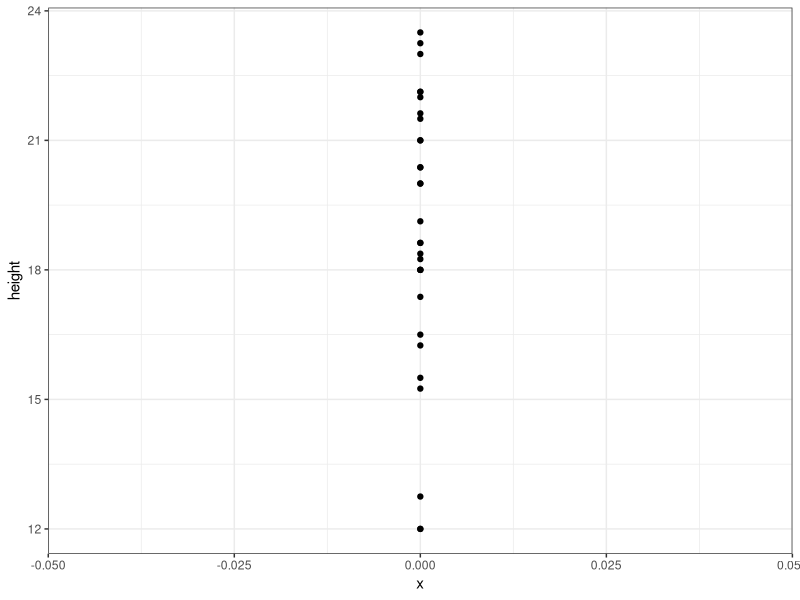
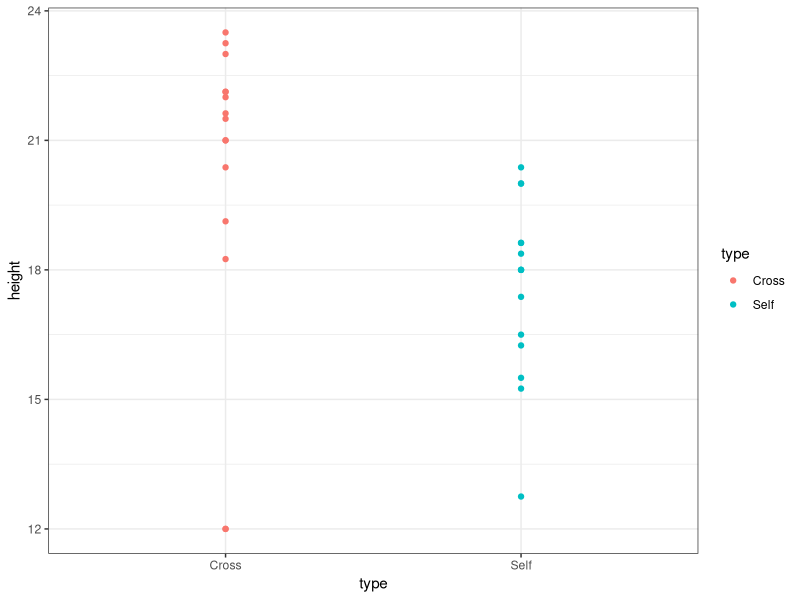
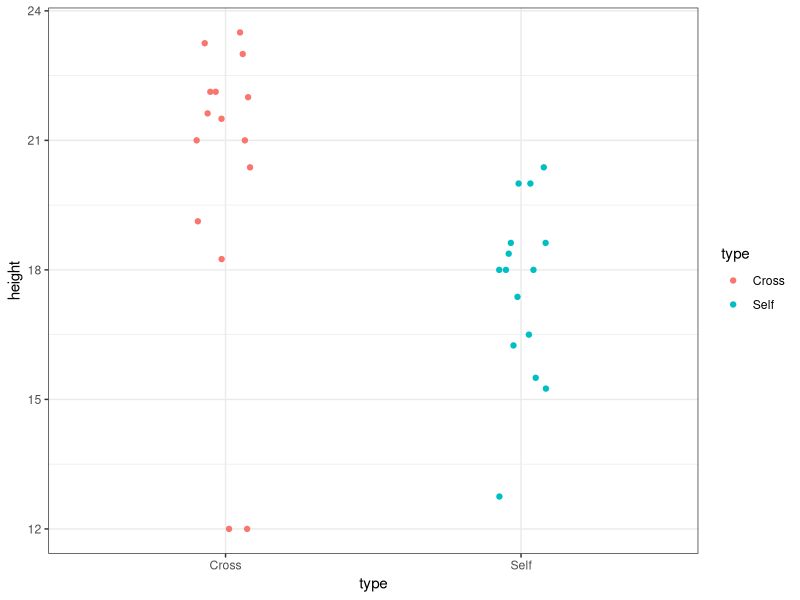
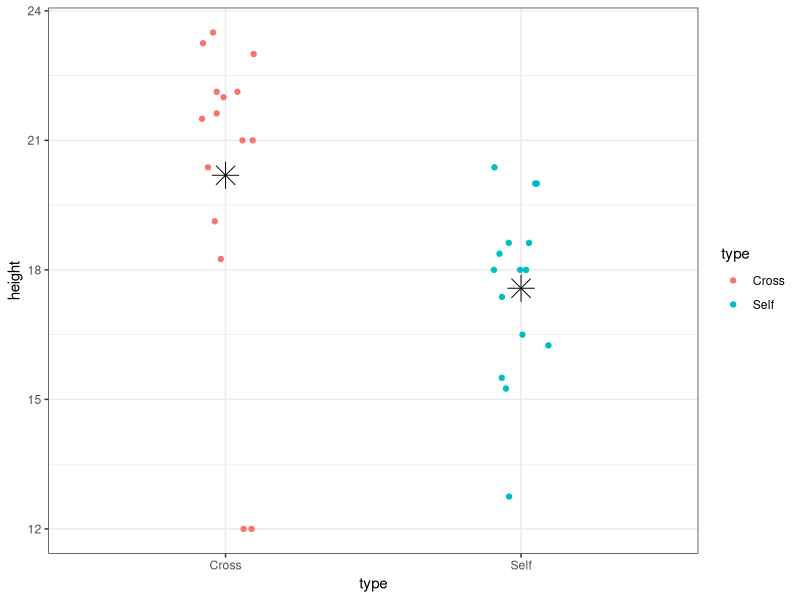
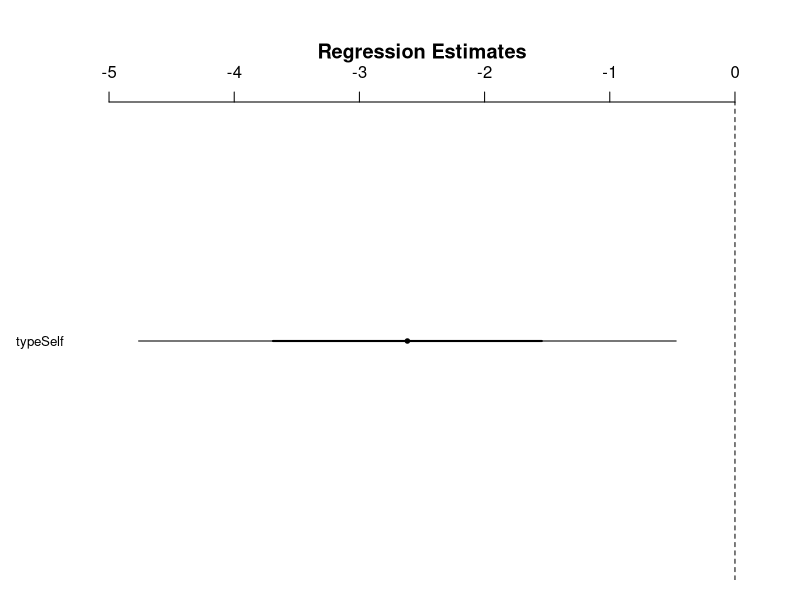
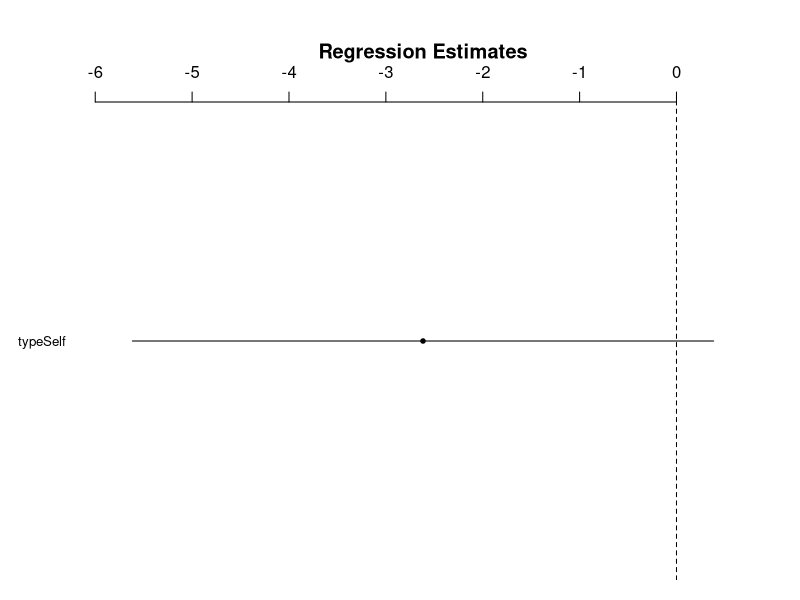
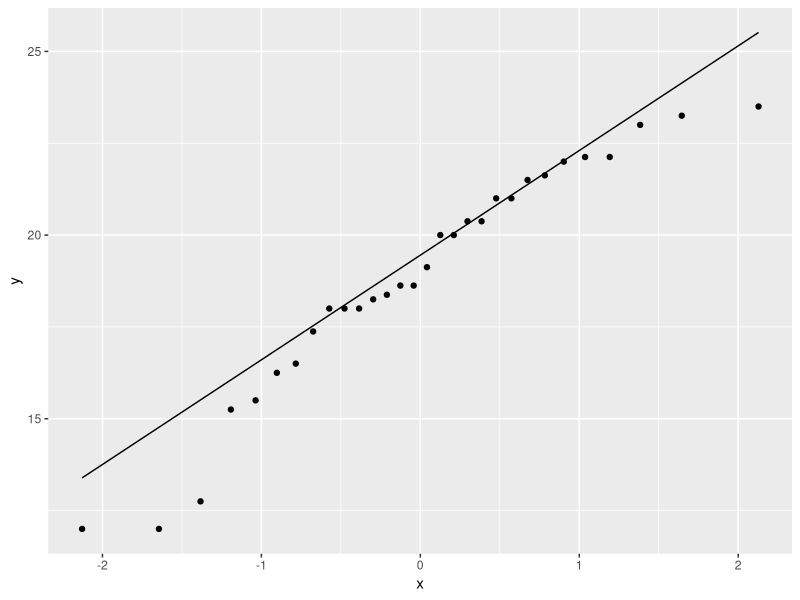
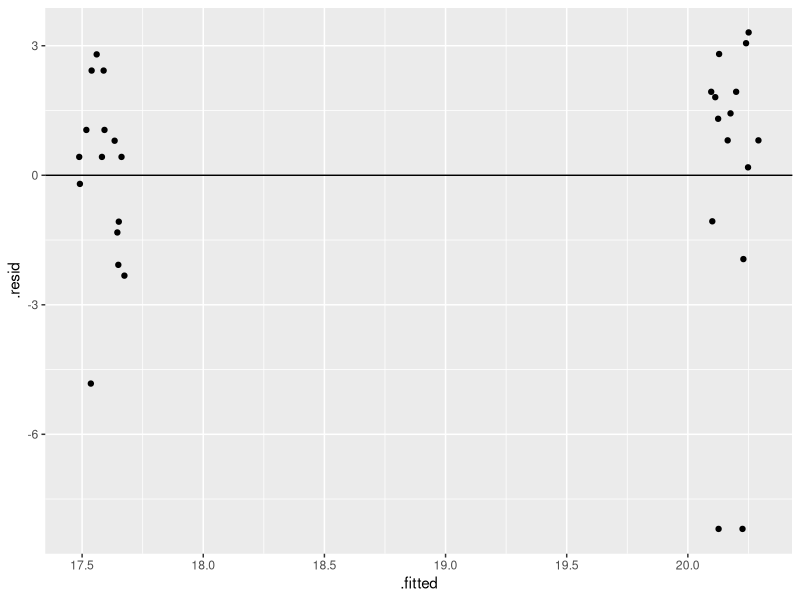

Generate these figures, in order, with R:
## ---- chunk 1
knitr::opts_chunk$set(echo = TRUE)
library(dplyr)
library(ggplot2)
library(arm)
darwin_maize <- read.csv(here::here("data/darwin_maize.csv"))
## ---- chunk 2
names(darwin_maize)
dim(darwin_maize)
head(darwin_maize)
## ---- chunk 3
distinct(darwin_maize, type) # returns data frame
unique(darwin_maize$type) # returns a vector
## ---- chunk 4
ggplot(darwin_maize,
       aes(y = height,
           x = 0)) +
  geom_point() +
  theme_bw()
## ---- chunk 5
dlm0 <- lm(formula = height ~ 1,
           data = darwin_maize)
## ---- chunk 6
is.list(dlm0)
class(dlm0)
names(dlm0)
## ---- chunk 7
display(dlm0)
## ---- chunk 8
mean(darwin_maize$height)
darwin_maize %>%
  summarize(global_avg = mean(height))
## ---- chunk 9
sd(darwin_maize$height)
## ---- chunk 10
ggplot(darwin_maize,
       aes(x = type, 
           y = height, 
           color = type)) +
  geom_point() +
  theme_bw()
## ---- chunk 11
ggplot(darwin_maize,
       aes(x = type, 
           y = height, 
           color = type)) +
  geom_point(position = position_jitter(
               width = 0.1, 
               height = 0)) +
  theme_bw()
## ---- chunk 12
dlm1 <- lm(height ~ 1 + type,
           data = darwin_maize)
## ---- chunk 13
display(dlm1)
## ---- chunk 14
ggplot(darwin_maize,
       aes(x = type, 
           y = height, 
           color = type)) +
  geom_point(position = position_jitter(
               width = 0.1, 
               height = 0)) +
  stat_summary(fun = mean, 
               geom = "point",
               color = "black",
               shape = 8, 
               size = 6) +
  theme_bw()
## ---- chunk 15
confint(dlm1)
## ---- chunk 16
coefplot(dlm1, xlim = c(-5, 0))
## ---- chunk 17
confint(dlm1, level = 0.99)
coefplot(dlm1, sd = 3)
## ---- chunk 18
ggplot(darwin_maize, aes(sample = height)) +
    stat_qq() + # plot qq points
    stat_qq_line() # reference line
## ---- chunk 19
ggplot(dlm1,
       aes(x = .fitted, y = .resid)) +
    geom_point(
      position = position_jitter(
        width = 0.1,
        height = 0)) +
    geom_hline(yintercept = 0)

## ---- chunk 20
class(darwin_maize$type)
## ---- chunk 21
# copy the data object
darwin_factor <- darwin_maize

# change the class of the type column
# and set the levels
darwin_factor$type <- factor(
  darwin_factor$type,
  levels = c("Self", "Cross"))

# what is the class of the new type column?
class(darwin_factor$type)
# what are the order of the levels?
levels(darwin_factor$type)
## ---- chunk 22
display(lm(height~type, data = darwin_factor))
